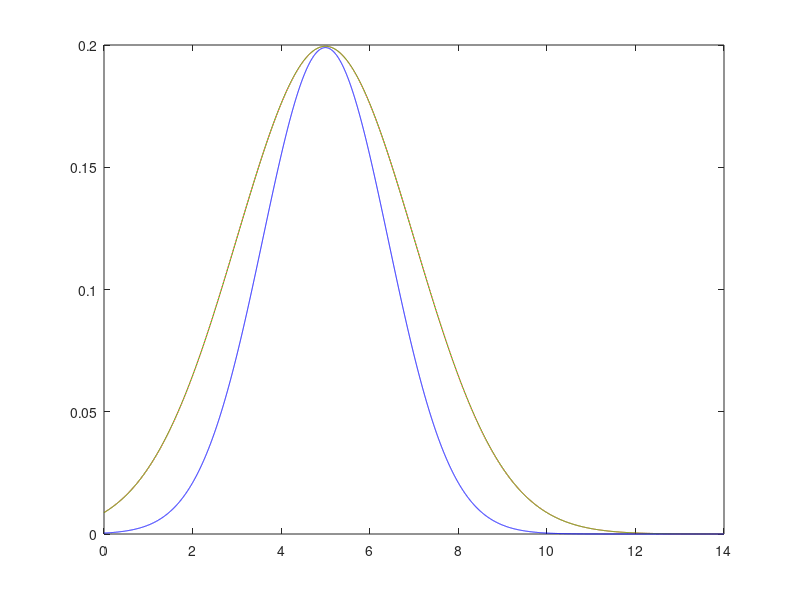

This chart was generated by the following MATLAB code:
%% multiply 2 gaussians 

gf = @(x,m,v) 1/sqrt(2*pi*v) * exp(-(x-m).^2 / (2 * v));
x = linspace(0,14,10000);
gf1 = gf(x, 5, 4);
gf2 = gf(x, 5, 4);
figure; plot(x, gf1, 'r'); hold on; plot(x, gf2, 'g--'); plot(x, gf1 .* gf2 * 5, 'b');
% 
% subplot(1,2,2);
% gfuse = @(x,m,v,m2,v2) (1/sqrt(2*pi*v) * exp(-(x-m).^2 / (2 * v))) .* (1/sqrt(2*pi*v2) * exp(-(x-m2).^2 / (2 * v2)));
% plot(x, gfuse(x,5,4,10,16));